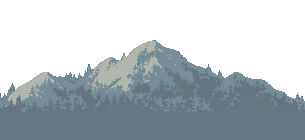
#> input picture assets/town/bg_mountains.png, 305 x 140 px, given in place of bg_mountains.png.png, which was not available
$ python tree_relief.py ../../assets/town/bg_mountains.png
#> lines starting #> are read from the running program, lines starting #| are printed output that depends on the picture; after the words box and inside, x2 and y2 are one past the last pixel; in counts of white or black regions, pixels touching at a corner belong together
#!/usr/bin/env python3
# python3 tools/pixel3d/tree_relief.py KEY [KEY ...]   (run in the game repo's root: reads assets/town/KEY.png, _leaf.png)
# The town's trees as solids taken straight from their pictures (owner 2026-11-08: "코드를 래퍼런스 삼되 아예 그대로 찍으면
# 되는 거 아님?"): every pixel of the tree a column of the relief, its height from where it lies in its own part - each
# lit leaf clump a dome (higher in its middle, so clumps round off and their edges show), the shaded canopy mass behind
# them, the trunk and limbs rounded across their width - and its material from its colour (bark, the dark of the bark's
# grooves, lit leaves, the canopy's shade). Lit by the viewer's sun like the buildings; the picture's own outlines give
# way to the viewer's. -> tools/pixel3d/relief_<key>.js (module RELIEF, one unit a game px, rendered at CELL 2).
import sys, json, os
import numpy as np
from PIL import Image
from scipy import ndimage

# --flat: a standing card instead (owner 2026-11-08: "굳이 입체일 필요는 없어. 판떼기로 만들어도 결국 그림자만 손보면
# 되는거잖아"): the picture's silhouette as an upright board at the stand line, only for the ground shadow it casts
# -> relief_<key>_card.js (the town keeps drawing the picture itself)
FLAT = "--flat" in sys.argv
for key in [k for k in sys.argv[1:] if not k.startswith("--")]:
    src = f"assets/town/hx/{key}.png" if os.path.exists(f"assets/town/hx/{key}.png") else f"assets/town/{key}.png"
    a = np.array(Image.open(src).convert("RGBA")).astype(int)
    if FLAT:
        H, W = a.shape[:2]
        mat = np.where(a[:, :, 3] > 0, 3, 0).astype(np.uint8)
        # a slab as deep as a third of its width (a flat board would cast only a line under a high sun; a tree's crown
        # has depth), centred on the stand line
        # (owner 2026-11-08, seeing a third-deep slab cast only a thin line: "뭐가 어캐 들어간건지 잘 모르겠네") a crown is about
        # as deep as it is wide: the slab 0.8 of the width deep, so its shadow spreads over the ground plane under it
        D = min(255, int(W * 0.8))
        data = {"w": W, "h": H, "card": 1, "zs": 1, "depth": D, "mat": "".join(str(int(v)) for v in mat.ravel()), "z": [D] * (W * H)}
        js = open(os.path.join(os.path.dirname(__file__), "relief.js")).read()
        js = js.replace("const DATA = null;", "const DATA = " + json.dumps(data, separators=(",", ":")) + ";")
        open(os.path.join(os.path.dirname(__file__), f"relief_{key}_card.js"), "w").write(js)
        print(key, W, H, "card")
        continue
    if os.path.exists(f"assets/town/{key}_leaf.png") and not os.path.exists(f"assets/town/hx/{key}.png"):
        lf = np.array(Image.open(f"assets/town/{key}_leaf.png").convert("RGBA"))[:, :, 3] > 0
    else:                                             # no leaf layer (the big tree, the bushes): the lit greens
        g0, r0, b0 = a[:, :, 1], a[:, :, 0], a[:, :, 2]
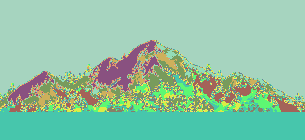
#> g0: shape (140, 305) int64; 13 distinct labels, from 84 to 181; one colour per label, 0 black
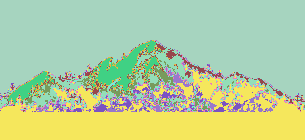
#> r0: shape (140, 305) int64; 11 distinct labels, from 58 to 177; one colour per label, 0 black
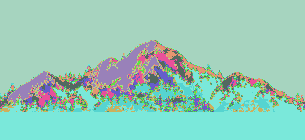
#> b0: shape (140, 305) int64; 12 distinct labels, from 73 to 171; one colour per label, 0 black
        lf = (a[:, :, 3] > 0) & (g0 > b0 + 15) & (g0 + 12 > r0) & (g0 > 92)
#> lf: shape (140, 305) bool; every value is 0
    H, W = a.shape[:2]
#> H = 140; W = 305
    op = a[:, :, 3] > 0
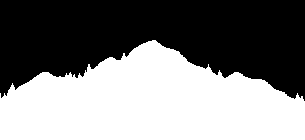
#> op: shape (140, 305) bool; 49.5% white; 1 white region, box (x1, y1, x2, y2) and area: (0, 40, 305, 140) 21138
    r, g, b = a[:, :, 0], a[:, :, 1], a[:, :, 2]
    lum = 0.3 * r + 0.59 * g + 0.11 * b
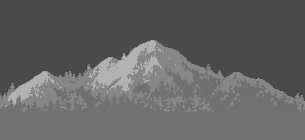
#> lum: shape (140, 305) float64; min 74.99, max 178.7, mean 100.1
    green = (g > b + 15) & (g + 12 > r)
    dark = lum < 55                                   # the picture's own outlines
    mat = np.zeros((H, W), np.uint8)
    mat[op & lf] = 3                                  # lit leaves
    mat[op & ~lf & green] = 4                         # the canopy's shaded mass (and the grass at the foot)
    bark = op & ~lf & ~green
    # the bark keeps the picture's own tones in three bands (its grooves, body, ridges): the light comes on top
    mat[bark] = np.where(lum[bark] < 80, 2, np.where(lum[bark] < 130, 1, 5))
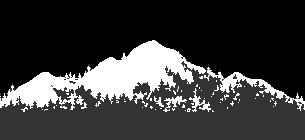
#> mat: shape (140, 305); min 0, max 5, mean 1.15; drawn with min black and max white
    # the lit leaves keep theirs in two (the clumps' shaded and sunny sides as drawn)
    ll = op & lf
    mat[ll & (lum < 120)] = 3
    mat[ll & (lum >= 120)] = 6
    # outlines join the part they edge (the viewer draws its own): the most common part among the 8 neighbours
    for _ in range(3):
        o = op & dark & (mat != 0)
        for y, x in zip(*np.where(o)):
            nb = mat[max(0, y - 1):y + 2, max(0, x - 1):x + 2].ravel()
            nb = nb[nb != 0]
            if len(nb):
                v = np.bincount(nb).argmax()
                if v: mat[y, x] = v
    # heights: each lit clump a dome over its own area; the mass behind them; the wood rounded across its width
    z = np.zeros((H, W), np.float32)
    lab, n = ndimage.label((mat == 3) | (mat == 6))
#> lab: shape (140, 305) int32; every value is 0
#> n = 0
    for i in range(1, n + 1):
        m = lab == i
        d = ndimage.distance_transform_edt(m)
        R = max(1.0, d.max())
        z[m] = 15.0 + 6.0 * np.sqrt(np.clip(d[m] / R, 0, 1)) * min(1.6, R / 4.0)
    m = mat == 4
    d = ndimage.distance_transform_edt(m)
#> d: shape (140, 305) float64; every value is 0
    z[m] = 11.0 + 2.0 * np.sqrt(np.minimum(d[m], 9.0))
    m = (mat == 1) | (mat == 2) | (mat == 5)
    d = ndimage.distance_transform_edt(m)
    z[m] = 4.0 + 2.2 * np.sqrt(np.minimum(d[m], 25.0)) - np.where(mat[m] == 2, 0.8, np.where(mat[m] == 5, -0.4, 0.0))
    # the picture's bottom row is the ground line
    zq = np.clip(np.round(z * 4), 0, 255).astype(np.uint8)
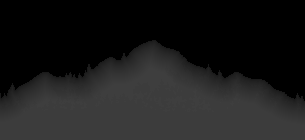
#> zq: shape (140, 305); min 0, max 62, mean 27
    data = {"w": W, "h": H, "mat": "".join(str(int(v)) for v in mat.ravel()), "z": [int(v) for v in zq.ravel()]}
    # --shadow: the relief set up as a card (room for the long shadows, the town's whole ground plane) - the ground
    # shadow the relief casts (owner 2026-11-08: "그림은 그대로 넣고, 그림자는 입체로 만든 거 기반으로 넣기")
    SH = "--shadow" in sys.argv
    if SH: data.update({"card": 1, "depth": float(zq.max()) / 4.0})
#> (the run stopped early here; a loop or call above may not have finished)

$ run again, on assets/town/f_round_leaf.png
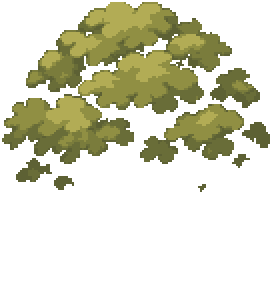
#> input picture assets/town/f_round_leaf.png, 272 x 294 px, given in place of f_round_leaf.png.png, which was not available
#> g0: shape (294, 272) int64; 20 distinct labels, from 0 to 172
#> r0: shape (294, 272) int64; 21 distinct labels, from 0 to 178
#> b0: shape (294, 272) int64; 20 distinct labels, from 0 to 85
#> lf: shape (294, 272) bool; 31.4% white; 8 white regions, largest, box (x1, y1, x2, y2) and area: (2, 2, 232, 164) 19308, (140, 104, 244, 164) 3360, (210, 68, 260, 108) 1168
#> green: shape (294, 272) bool; 43.3% white; 3 white regions, box (x1, y1, x2, y2) and area: (0, 0, 270, 210) 34312, (150, 172, 166, 190) 172, (112, 156, 126, 180) 164
#> dark: shape (294, 272) bool; 50.7% white; 2 black regions, box (x1, y1, x2, y2) and area: (2, 2, 270, 292) 39264, (150, 172, 166, 190) 172
#> bark: shape (294, 272) bool; every value is 0
#> `lab, n = ndimage.label((mat == 3) | (mat == 6))`:
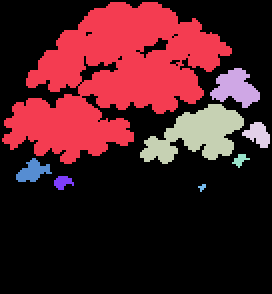
#> lab: shape (294, 272) int32; 9 distinct labels, from 0 to 8; one colour per label, 0 black
#> n = 8
#> the loop `for i in range(1, n + 1):` made 8 passes
#> R on passes 1 to 8: 26.08, 12.04, 18.03, 8.06, 4.12, 7.62, 5.66, 2.24
#> `zq = np.clip(np.round(z * 4), 0, 255).astype(np.uint8)`:
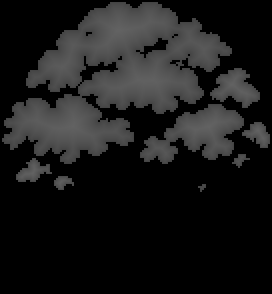
#> zq: shape (294, 272); min 0, max 98, mean 25.1

$ run again, on assets/town/f_tree2_trunk.png
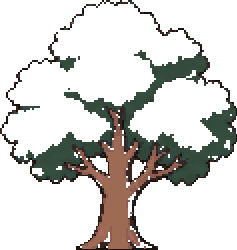
#> input picture assets/town/f_tree2_trunk.png, 237 x 250 px, given in place of f_tree2_trunk.png.png, which was not available
#> g0: shape (250, 237) int64; 25 distinct labels, from 0 to 191
#> r0: shape (250, 237) int64; 27 distinct labels, from 0 to 174
#> b0: shape (250, 237) int64; 28 distinct labels, from 0 to 145
#> lf: shape (250, 237) bool; every value is 0
#> op: shape (250, 237) bool; 24.6% white; 3 white regions (2 under 20 px), largest, box (x1, y1, x2, y2) and area: (0, 0, 237, 250) 14568
#> green: shape (250, 237) bool; 36.6% white; 54 white regions (43 under 20 px), largest, box (x1, y1, x2, y2) and area: (0, 2, 237, 161) 20601, (32, 144, 80, 176) 408, (128, 192, 136, 218) 92
#> dark: shape (250, 237) bool; 47.6% white; 8 white regions (6 under 20 px), largest, box (x1, y1, x2, y2) and area: (0, 0, 237, 250) 27348, (72, 106, 130, 176) 829
#> bark: shape (250, 237) bool; 21.7% white; 7 white regions (3 under 20 px), largest, box (x1, y1, x2, y2) and area: (0, 0, 237, 250) 12268, (126, 82, 164, 112) 357, (64, 92, 86, 104) 120, (134, 52, 146, 60) 56
#> after the loop `for _ in range(3):`:
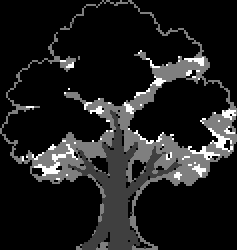
#> mat: shape (250, 237); min 0, max 4, mean 0.482; drawn with min black and max white
#> lab: shape (250, 237) int32; every value is 0
#> n = 0
#> `zq = np.clip(np.round(z * 4), 0, 255).astype(np.uint8)`:
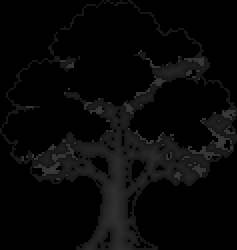
#> zq: shape (250, 237); min 0, max 60, mean 7.8

$ run again, on assets/town/f_young_leaf.png
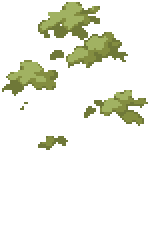
#> input picture assets/town/f_young_leaf.png, 150 x 240 px, given in place of f_young_leaf.png.png, which was not available
#> g0: shape (240, 150) int64; 16 distinct labels, from 0 to 178
#> r0: shape (240, 150) int64; 16 distinct labels, from 0 to 161
#> b0: shape (240, 150) int64; 16 distinct labels, from 0 to 98
#> lf: shape (240, 150) bool; 14.4% white; 8 white regions (2 under 20 px), largest, box (x1, y1, x2, y2) and area: (38, 2, 128, 68) 2652, (2, 60, 58, 96) 1116, (94, 90, 148, 126) 960, (38, 136, 68, 150) 236, (50, 50, 64, 60) 108, (84, 106, 96, 118) 88
#> green: shape (240, 150) bool; 22.5% white; 4 white regions, box (x1, y1, x2, y2) and area: (38, 0, 130, 78) 4124, (2, 60, 72, 112) 1900, (82, 88, 148, 136) 1708, (38, 134, 70, 154) 380
#> dark: shape (240, 150) bool; 73.9% white; 3 black regions (1 under 20 px), largest, box (x1, y1, x2, y2) and area: (2, 2, 130, 238) 7760, (82, 90, 148, 136) 1636
#> bark: shape (240, 150) bool; every value is 0
#> lab: shape (240, 150) int32; 10 distinct labels, from 0 to 9
#> n = 9
#> the loop `for i in range(1, n + 1):` made 9 passes
#> R on passes 1 to 8: 13.04, 12.04, 4, 11.18, 8.94, 1, 1.41, 3.61
#> `zq = np.clip(np.round(z * 4), 0, 255).astype(np.uint8)`:
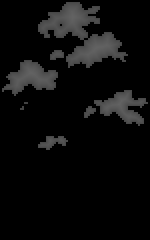
#> zq: shape (240, 150); min 0, max 98, mean 11.7
